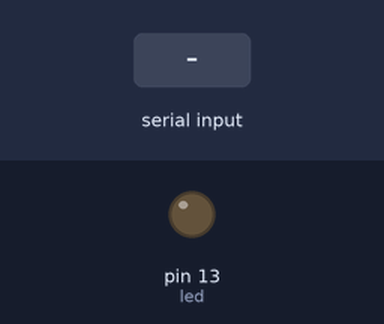
Simulated run of this sketch. Board: Arduino Mega 2560, built with avr-gcc and run on an emulated ATmega2560. Parts: output pins drawn as LEDs (lit = HIGH). The test bench sets the inputs (shaded band).

Above: at 1.2 s.
1.3 s: "e" received over the second serial link
At 1.7 s:
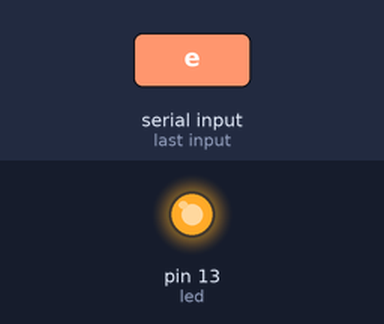
Timing chart, 0 to 10.3 s (numbered marks = the images above; inputs shaded):
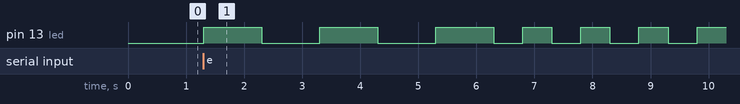

Measured:
- after the input at 1.3 s, pin 13 (led): LOW → HIGH at once, → LOW 1.0 s later, → HIGH 1.0 s later, → LOW 1.0 s later, … (13 changes in this stretch)

The sketch:

Sample.ino
```cpp
int led=13, msg=0;
void setup()
{
   pinMode(led,OUTPUT);
  Serial1.begin(9600);
}
void loop()
{
  while(Serial1.available()>0)
  {
    msg=Serial1.read();
    if(msg=='e')
    {
      digitalWrite(led,HIGH);
      Serial1.write('H');
      delay(1000);
      digitalWrite(led,LOW);
      Serial1.write('E');
      delay(1000);
      digitalWrite(led,HIGH);
      Serial1.write('L');
      delay(1000);
      digitalWrite(led,LOW);
      Serial1.write('L');
      delay(1000);
      digitalWrite(led,HIGH);
      Serial1.write('O');
      delay(1000);
      digitalWrite(led,LOW);
      delay(500);
      digitalWrite(led,HIGH);
      delay(500);
      digitalWrite(led,LOW);
      delay(500);
      digitalWrite(led,HIGH);
      delay(500);
      digitalWrite(led,LOW);
      delay(500);
      digitalWrite(led,HIGH);
      delay(500);
      digitalWrite(led,LOW);
      delay(500);
      digitalWrite(led,HIGH);
      delay(500);
      digitalWrite(led,LOW);
      delay(500);
      digitalWrite(led,HIGH);
      delay(500);
      digitalWrite(led,LOW);
      delay(500);
      Serial1.write(' ');
      Serial1.write("OK");
    }
  }
}
```
